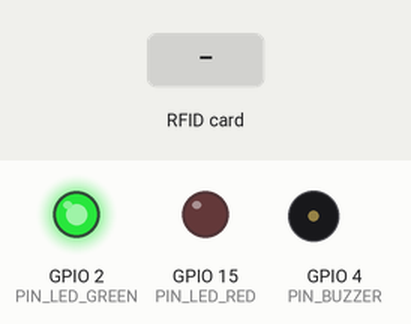
Recording of a sketch running on a simulated ESP32. Shown: output pins drawn as LEDs (lit = HIGH), buzzer (waves = sounding, pin HIGH). Inputs (shaded band) come from the test bench. WiFi joins after 1.5 s; servers stay silent unless stated; uploads are accepted with an empty reply; what the sketch prints to the serial monitor is not drawn.

Above: at 2.7 s.
At 3.9 s:
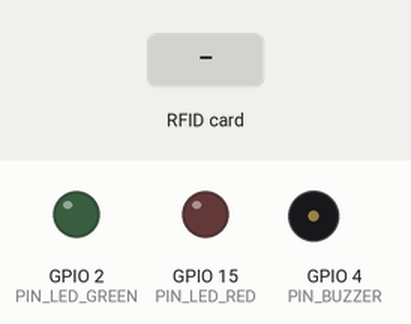
4.0 s: RFID card 5E 7A 19 C4 held to the reader
At 4.59 s:
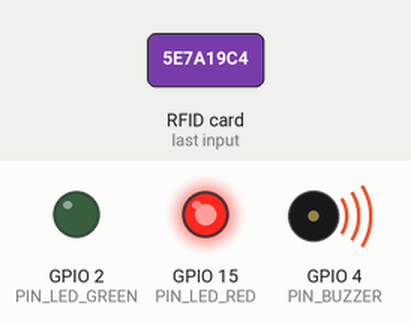
Timing chart, 0 to 7.0 s (numbered marks = the images above; inputs shaded):
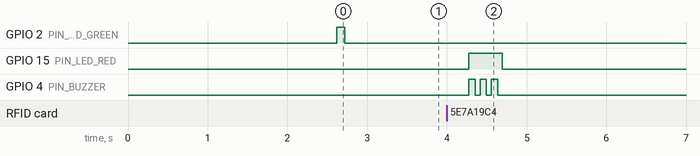

The sketch:

techbots_esp32_rfid.ino
```cpp
/*
 * ==============================================================================
 * TechBots-SIT RFID Attendance Management System
 * Srinivas Institute of Technology, Valachil, Mangaluru, Karnataka
 * Hardware: ESP32 NodeMCU / DevKit + RC522 RFID Reader (SPI)
 * ==============================================================================
 *
 * Required Arduino Libraries:
 *   - MFRC522 by GithubCommunity (v1.4.10+)
 *   - ArduinoJson by Benoit Blanchon (v6.21.0+)
 *   - WiFi & HTTPClient (Built-in with ESP32 board package)
 *
 * Pin Connections:
 *   ESP32 Pin       RC522 Pin
 *   ---------       ---------
 *   3.3V            VCC (WARNING: Do NOT connect to 5V!)
 *   GND             GND
 *   GPIO 22         RST
 *   GPIO 5          SDA (SS)
 *   GPIO 18         SCK
 *   GPIO 19         MISO
 *   GPIO 23         MOSI
 *
 * Optional Indicators:
 *   GPIO 4          Active Buzzer (+)
 *   GPIO 2          Green LED (Entry/Exit Success)
 *   GPIO 15         Red LED (Unknown/Error/Cooldown)
 * ==============================================================================
 */

#include <WiFi.h>
#include <HTTPClient.h>
#include <SPI.h>
#include <MFRC522.h>
#include <ArduinoJson.h>

// ------------------------------------------------------------------------------
// Network & Server Configuration (Update these for your college network/server)
// ------------------------------------------------------------------------------
const char* WIFI_SSID     = "YOUR_WIFI_SSID";
const char* WIFI_PASSWORD = "YOUR_WIFI_PASSWORD";

// Backend API URL (Replace with your server's IP address or deployed domain)
// Example Local: "http://192.168.1.100:5000/api/attendance/scan"
// Example Cloud: "https://your-techbots-demo.onrender.com/api/attendance/scan"
const char* SERVER_SCAN_URL = "http://192.168.1.100:5000/api/attendance/scan";

// Hardware Security Token (Must match RFID_API_SECRET in backend .env)
const char* API_SECRET_KEY  = "techbots-sit-rfid-hw-secret-2026";
const char* DEVICE_ID       = "ESP32-GATEWAY-VALACHIL-01";

// ------------------------------------------------------------------------------
// Hardware Pin Definitions
// ------------------------------------------------------------------------------
#define PIN_RST       22
#define PIN_SS         5
#define PIN_BUZZER     4
#define PIN_LED_GREEN  2
#define PIN_LED_RED   15

// Cooldown debounce between scans (in milliseconds)
const unsigned long SCAN_COOLDOWN_MS = 5000;
unsigned long lastScanMillis = 0;
String lastScannedUID = "";

MFRC522 mfrc522(PIN_SS, PIN_RST);

// ------------------------------------------------------------------------------
// Audio & Visual Feedback Helpers
// ------------------------------------------------------------------------------
void beepSuccessEntry() {
  digitalWrite(PIN_LED_GREEN, HIGH);
  digitalWrite(PIN_BUZZER, HIGH);
  delay(180);
  digitalWrite(PIN_BUZZER, LOW);
  delay(100);
  digitalWrite(PIN_LED_GREEN, LOW);
}

void beepSuccessExit() {
  digitalWrite(PIN_LED_GREEN, HIGH);
  for (int i = 0; i < 2; i++) {
    digitalWrite(PIN_BUZZER, HIGH);
    delay(100);
    digitalWrite(PIN_BUZZER, LOW);
    delay(80);
  }
  digitalWrite(PIN_LED_GREEN, LOW);
}

void beepError() {
  digitalWrite(PIN_LED_RED, HIGH);
  for (int i = 0; i < 3; i++) {
    digitalWrite(PIN_BUZZER, HIGH);
    delay(80);
    digitalWrite(PIN_BUZZER, LOW);
    delay(60);
  }
  digitalWrite(PIN_LED_RED, LOW);
}

// ------------------------------------------------------------------------------
// WiFi Connection
// ------------------------------------------------------------------------------
void connectToWiFi() {
  Serial.print("[WiFi] Connecting to: ");
  Serial.println(WIFI_SSID);
  WiFi.mode(WIFI_STA);
  WiFi.begin(WIFI_SSID, WIFI_PASSWORD);

  int attempts = 0;
  while (WiFi.status() != WL_CONNECTED && attempts < 25) {
    delay(500);
    Serial.print(".");
    attempts++;
  }

  if (WiFi.status() == WL_CONNECTED) {
    Serial.println("\n[WiFi] Connected successfully!");
    Serial.print("[WiFi] IP Address: ");
    Serial.println(WiFi.localIP());
  } else {
    Serial.println("\n[WiFi] Connection failed. Will retry during scan.");
  }
}

// ------------------------------------------------------------------------------
// HTTP POST Scan to TechBots Backend
// ------------------------------------------------------------------------------
void submitScanToServer(String cardUID) {
  if (WiFi.status() != WL_CONNECTED) {
    Serial.println("[HTTP] WiFi disconnected. Reconnecting...");
    connectToWiFi();
    if (WiFi.status() != WL_CONNECTED) {
      Serial.println("[HTTP] Reconnect failed. Cannot send scan.");
      beepError();
      return;
    }
  }

  HTTPClient http;
  Serial.print("[HTTP] Submitting UID to: ");
  Serial.println(SERVER_SCAN_URL);

  http.begin(SERVER_SCAN_URL);
  http.addHeader("Content-Type", "application/json");
  http.addHeader("X-API-Key", API_SECRET_KEY);
  http.setTimeout(4000);

  // Prepare JSON Payload
  StaticJsonDocument<256> doc;
  doc["identifier"] = cardUID;
  doc["device_id"]  = DEVICE_ID;

  String requestBody;
  serializeJson(doc, requestBody);

  int httpCode = http.POST(requestBody);

  if (httpCode > 0) {
    String responseString = http.getString();
    Serial.printf("[HTTP] Response [%d]: %s\n", httpCode, responseString.c_str());

    StaticJsonDocument<512> respDoc;
    DeserializationError err = deserializeJson(respDoc, responseString);

    if (!err) {
      const char* action = respDoc["action"] | "";
      bool success = respDoc["success"] | false;

      if (success) {
        if (strcmp(action, "ENTRY") == 0) {
          Serial.printf("[ATTENDANCE] ENTRY MARKED for: %s\n", respDoc["name"] | "");
          beepSuccessEntry();
        } else if (strcmp(action, "EXIT") == 0) {
          Serial.printf("[ATTENDANCE] EXIT MARKED for: %s\n", respDoc["name"] | "");
          beepSuccessExit();
        }
      } else {
        Serial.printf("[ALERT] %s\n", respDoc["message"] | "Scan rejected");
        beepError();
      }
    } else {
      beepError();
    }
  } else {
    Serial.printf("[HTTP] POST failed. Error: %s\n", http.errorToString(httpCode).c_str());
    beepError();
  }

  http.end();
}

// ------------------------------------------------------------------------------
// Arduino Setup
// ------------------------------------------------------------------------------
void setup() {
  Serial.begin(115200);
  delay(1000);

  Serial.println("\n========================================================");
  Serial.println("  TechBots-SIT RFID Attendance System");
  Serial.println("  Srinivas Institute of Technology, Valachil, Mangaluru");
  Serial.println("========================================================");

  // Configure Output Pins
  pinMode(PIN_BUZZER, OUTPUT);
  pinMode(PIN_LED_GREEN, OUTPUT);
  pinMode(PIN_LED_RED, OUTPUT);
  digitalWrite(PIN_BUZZER, LOW);
  digitalWrite(PIN_LED_GREEN, LOW);
  digitalWrite(PIN_LED_RED, LOW);

  // Initialize SPI bus and RC522 Reader
  SPI.begin();
  mfrc522.PCD_Init();
  delay(50);
  mfrc522.PCD_DumpVersionToSerial();

  // Connect to WiFi
  connectToWiFi();

  // Ready Chirp
  digitalWrite(PIN_LED_GREEN, HIGH);
  delay(100);
  digitalWrite(PIN_LED_GREEN, LOW);
  Serial.println("[SYSTEM] Ready. Waiting for RFID card taps...\n");
}

// ------------------------------------------------------------------------------
// Main Loop
// ------------------------------------------------------------------------------
void loop() {
  // Check if a new card is present
  if (!mfrc522.PICC_IsNewCardPresent()) {
    delay(50);
    return;
  }

  // Select card
  if (!mfrc522.PICC_ReadCardSerial()) {
    delay(50);
    return;
  }

  // Extract UID in standard Hex format (e.g. "E3A4128B")
  String cardUID = "";
  for (byte i = 0; i < mfrc522.uid.size; i++) {
    if (mfrc522.uid.uidByte[i] < 0x10) cardUID += "0";
    cardUID += String(mfrc522.uid.uidByte[i], HEX);
  }
  cardUID.toUpperCase();

  Serial.print("[RFID] Card Detected! UID: ");
  Serial.println(cardUID);

  // Hardware Debounce check
  unsigned long now = millis();
  if (cardUID == lastScannedUID && (now - lastScanMillis < SCAN_COOLDOWN_MS)) {
    Serial.println("[RFID] Debounce: Card was tapped too quickly. Ignoring duplicate.");
    mfrc522.PICC_HaltA();
    mfrc522.PCD_StopCrypto1();
    return;
  }

  lastScannedUID = cardUID;
  lastScanMillis = now;

  // Submit scan to backend API
  submitScanToServer(cardUID);

  // Halt PICC
  mfrc522.PICC_HaltA();
  mfrc522.PCD_StopCrypto1();
  delay(300);
}
```

Measured:
- after the input at 4.0 s, GPIO 15 (PIN_LED_RED): LOW → HIGH after 0.28 s, → LOW 0.42 s later; GPIO 4 (PIN_BUZZER): alternates HIGH for 0.08 s and LOW for 0.06 s, 6 changes in all, then stays LOW, starting after 0.28 s
